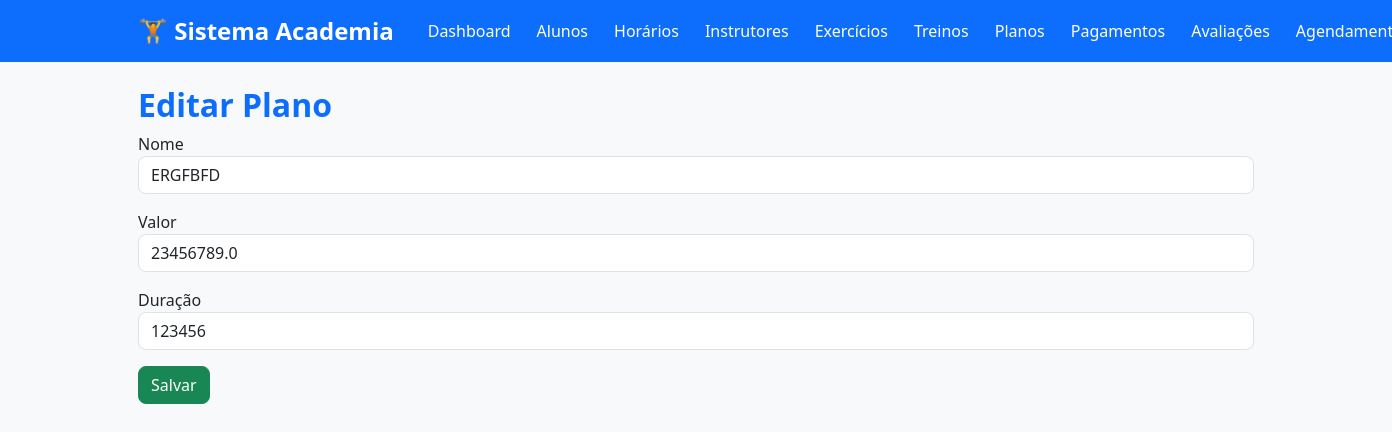
Screenshot of /planos/editar/4 (signed in) with the database file from the repository.
### tables this page shows
CREATE TABLE planos (
        id INTEGER PRIMARY KEY AUTOINCREMENT,
        nome TEXT NOT NULL,
        valor REAL NOT NULL,
        duracao INTEGER NOT NULL
    );

### app.py (the view, shortened to what this page needs)
@app.route("/planos/editar/<int:id>", methods=["GET","POST"])
@login_required
def editar_plano(id):
    plano = database.buscar_plano(id)
    return render_template(
        "planos/form.html",
        plano=plano
    )

### app.py (called while the page is built)
def login_required(func):
    @wraps(func)
    def wrapper(*args, **kwargs):
        if "usuario" not in session:
            flash(
                "Faça login para acessar o sistema.",
                "warning"
            )
            return redirect(url_for("login"))
        return func(*args, **kwargs)
    return wrapper

### database.py (called while the page is built)
def conectar():
    conexao = sqlite3.connect(DB_PATH)
    conexao.row_factory = sqlite3.Row
    conexao.execute("PRAGMA foreign_keys = ON")
    return conexao

def executar(sql, parametros=(), fetch=False, fetchone=False):
    conexao = conectar()
    try:
        cursor = conexao.cursor()
        cursor.execute(sql, parametros)
        conexao.commit()
        if fetchone:
            return cursor.fetchone()
        if fetch:
            return cursor.fetchall()
        return True
    except sqlite3.Error as erro:
        print(f"Erro no banco de dados: {erro}")
        return None
    finally:
        conexao.close()

def buscar_plano(id):
    sql = """

        SELECT *

        FROM planos

        WHERE id=?

    """
    return executar(sql, (id,), fetchone=True)

### templates/planos/form.html
{% extends "base.html" %}
{% block conteudo %}
<h2>{{ "Editar Plano" if plano else "Novo Plano" }}</h2>
<form action="{{ url_for('listar_planos') }}" method="POST">
<div class="mb-3">
<label>Nome</label>
<input class="form-control" name="nome" value="{{ plano.nome if plano else '' }}">
</div>
<div class="mb-3">
<label>Valor</label>
<input class="form-control" type="number" step="0.01" name="valor" value="{{ plano.valor if plano else '' }}">
</div>
<div class="mb-3">
<label>Duração</label>
<input class="form-control" type="number" name="duracao" value="{{ plano.duracao if plano else '' }}">
</div>
<button type="submit" class="btn btn-success">Salvar</button>
</form>
{% endblock %}

### templates/static/css/style.css (style rules this page uses)
body { background:#f4f6f9; font-family:Segoe UI,Tahoma,Geneva,Verdana,sans-serif; }
h1,h2,h3 { color:#0d6efd; font-weight:bold; }
.btn { border-radius:8px; }
.btn-success { background:#198754; }
.form-control, .form-select { border-radius:8px; }

### rows the page displays
planos: nome "ERGFBFD", valor "23456789.0", duracao "123456"

### other values shown
{{ "Editar Plano" if plano else "Novo Plano" }} "Editar Plano"
